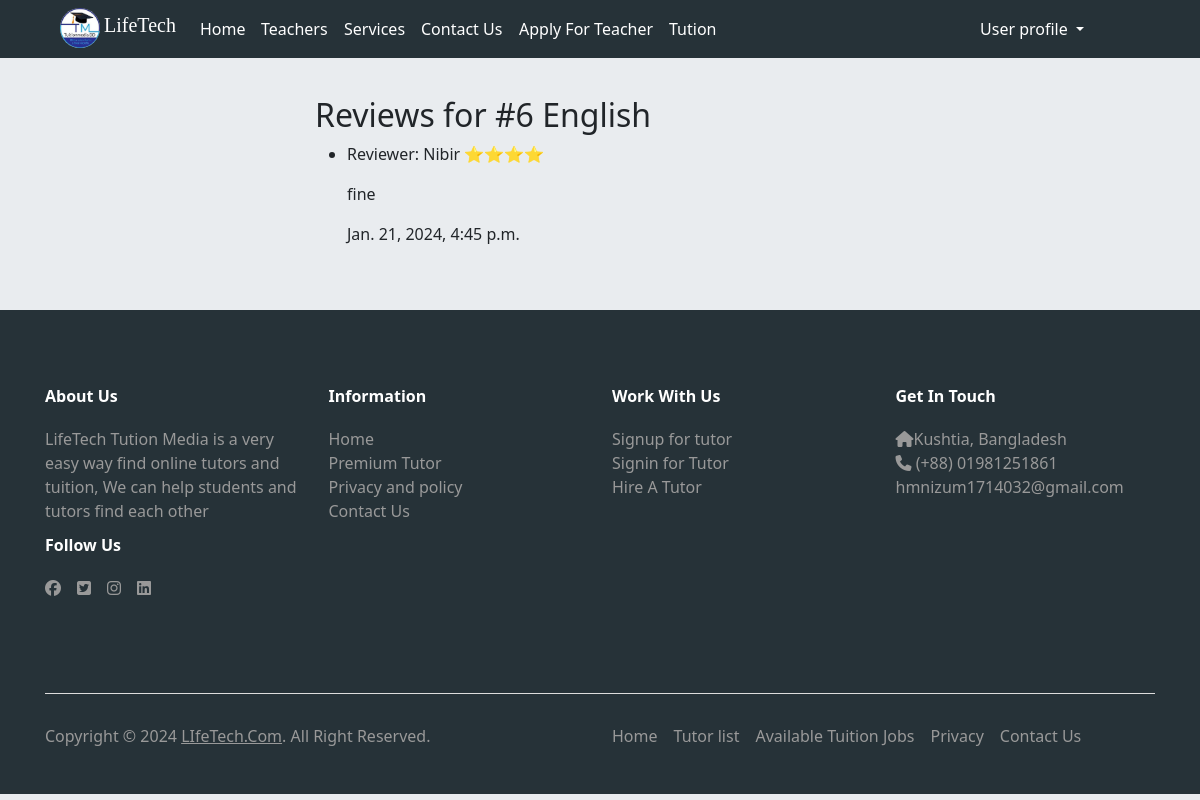
The app's page /tution/reviews/6/ (signed in), older data.
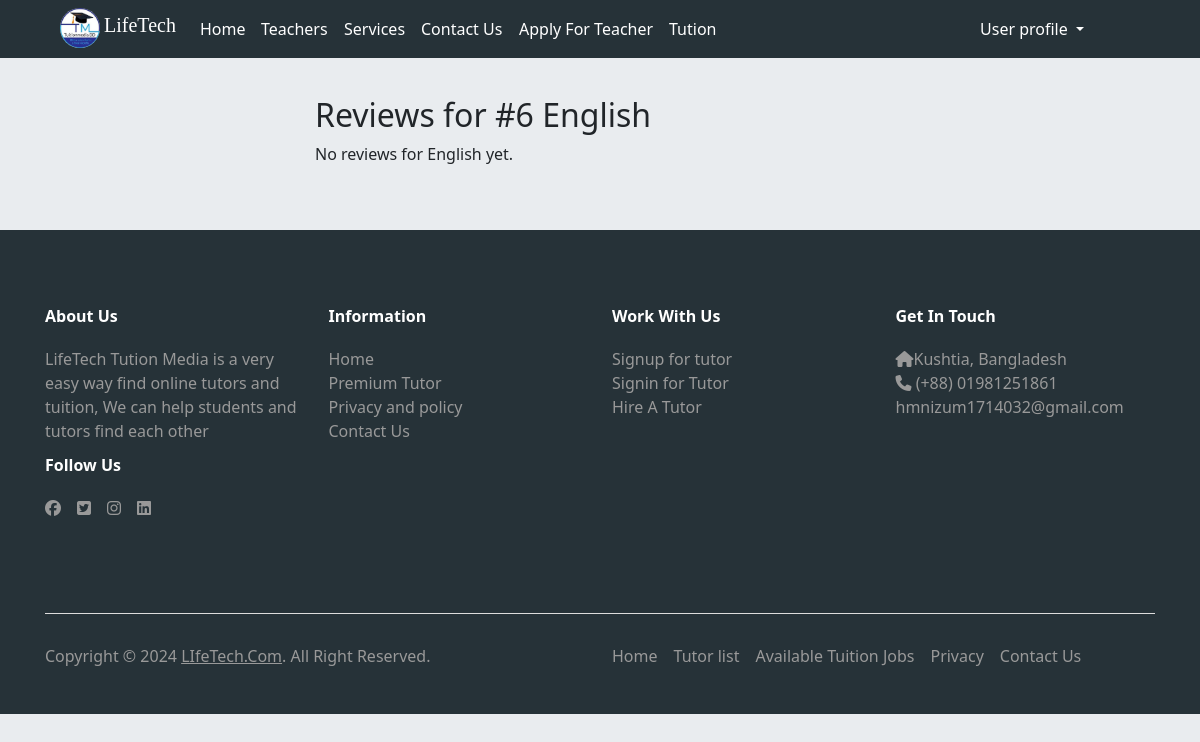
The same page, newer data.
### tution/models.py (models this page shows, shortened)
class ReviewModel(models.Model):
    reviewer = models.ForeignKey(ApplicantModel, on_delete=models.CASCADE)
    tution = models.ForeignKey(TutionModel, on_delete=models.CASCADE)
    body = models.TextField()
    created_time = models.DateTimeField(auto_now_add=True)
    ratting = models.CharField(max_length=100, choices = STAR_CHOICE)

class TutionModel(models.Model):
    tutionclass = models.ManyToManyField(TutionClassModel)
    subject = models.CharField(max_length=100)
    weekly_day = models.IntegerField()
    daily_time = models.IntegerField()
    location = models.CharField(max_length=200)
    fee = models.IntegerField()
    tution_status = models.CharField(max_length=30, choices=TUTION_STATUS, default='Running')

### users/models.py (models this page shows, shortened)
class ApplicantModel(models.Model):
    user = models.OneToOneField(User, on_delete=models.CASCADE)
    mobile_no = models.CharField(max_length=12)
    educational_qualification = models.TextField()

### tution/views.py (the view)
# urls.py: path('reviews/<int:tution_id>/', views.tution_reviews_view, name='tution_reviews'),
@login_required
def tution_reviews_view(request, tution_id):
    tution = get_object_or_404(TutionModel, pk=tution_id)
    reviews = ReviewModel.objects.filter(tution=tution)
    return render(request, 'display_review.html', {'tution': tution, 'reviews': reviews})

### tution/templates/display_review.html (shortened to what this page needs)
{% extends "base.html" %}
{% load crispy_forms_tags %}
{% block content %}
<div class="container pb-5 mt-5" style="width: 50%; margin: auto">
    <h2>Reviews for #{{tution.id}} {{ tution.subject }}</h2>
    {% if reviews %}
        <ul>
            {% for review in reviews %}
                <li>
                    <p>Reviewer: {{ review.reviewer.user.first_name }}  {{ review.ratting }}</p>
                    <p>{{ review.body }}</p>
                    <p> {{ review.created_time }}</p>
                </li>
            {% endfor %}
        </ul>
    {% else %}
        <p>No reviews for {{ tution.subject }} yet.</p>
    {% endif %}
</div>
{% endblock content %}

Row changes from the older to the newer data that the page shows:
removed ReviewModel: reviewer.user.first_name "Nibir", ratting "⭐⭐⭐⭐", body "fine", created_time "Jan. 21, 2024, 4:45 p.m."
shown differently, row unchanged: TutionModel "English": subject (not shown) → "English"
Text that changed along with them:
text now shown: "No reviews for yet."
